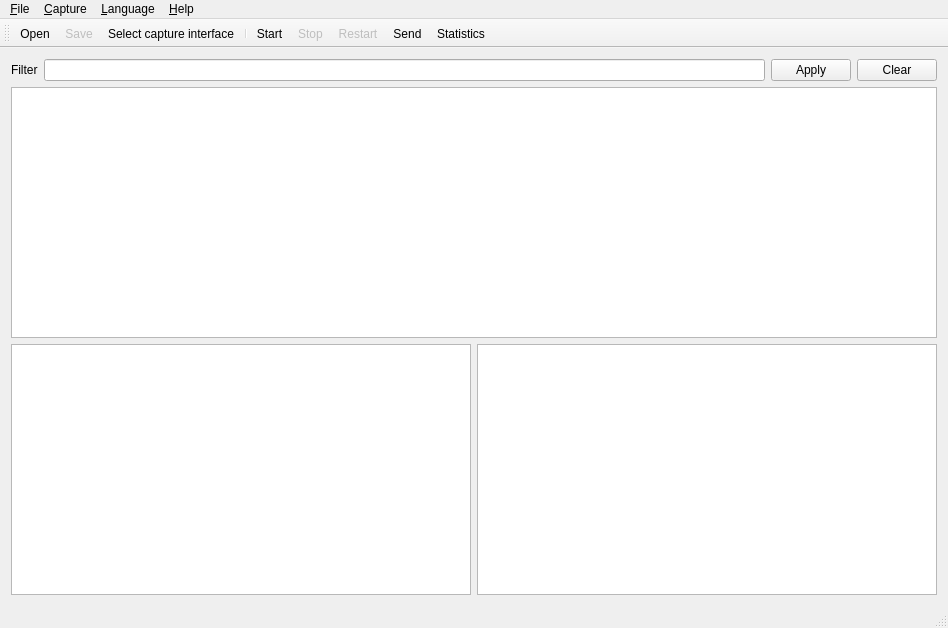
<?xml version="1.0" encoding="UTF-8"?>
<ui version="4.0">
 <class>GUI</class>
 <widget class="QMainWindow" name="GUI">
  <property name="geometry">
   <rect>
    <x>0</x>
    <y>0</y>
    <width>948</width>
    <height>628</height>
   </rect>
  </property>
  <property name="windowTitle">
   <string>Protocol Analyser</string>
  </property>
  <widget class="QWidget" name="centralWidget">
   <layout class="QVBoxLayout" name="verticalLayout">
    <item>
     <layout class="QHBoxLayout" name="FilterLayout">
      <item>
       <widget class="QLabel" name="labelFilter">
        <property name="text">
         <string>Filter</string>
        </property>
       </widget>
      </item>
      <item>
       <widget class="QLineEdit" name="inputFilter"/>
      </item>
      <item>
       <widget class="QPushButton" name="buttonApply">
        <property name="text">
         <string>Apply</string>
        </property>
       </widget>
      </item>
      <item>
       <widget class="QPushButton" name="buttonClear">
        <property name="text">
         <string>Clear</string>
        </property>
       </widget>
      </item>
     </layout>
    </item>
    <item>
     <widget class="QTableView" name="tableView">
      <property name="sortingEnabled">
       <bool>true</bool>
      </property>
      <attribute name="verticalHeaderVisible">
       <bool>false</bool>
      </attribute>
     </widget>
    </item>
    <item>
     <layout class="QHBoxLayout" name="horizontalLayout_2">
      <item>
       <widget class="QTreeWidget" name="treeWidget">
        <property name="headerHidden">
         <bool>true</bool>
        </property>
        <column>
         <property name="text">
          <string notr="true">1</string>
         </property>
        </column>
       </widget>
      </item>
      <item>
       <widget class="QListView" name="listView"/>
      </item>
     </layout>
    </item>
   </layout>
  </widget>
  <widget class="QMenuBar" name="menuBar">
   <property name="geometry">
    <rect>
     <x>0</x>
     <y>0</y>
     <width>948</width>
     <height>26</height>
    </rect>
   </property>
   <widget class="QMenu" name="menuFile">
    <property name="title">
     <string>&amp;File</string>
    </property>
    <addaction name="actionOpen"/>
    <addaction name="actionSave"/>
    <addaction name="actionQuit"/>
   </widget>
   <widget class="QMenu" name="menuCapture">
    <property name="title">
     <string>&amp;Capture</string>
    </property>
    <addaction name="actionStart"/>
    <addaction name="actionStop"/>
    <addaction name="actionRestart"/>
   </widget>
   <widget class="QMenu" name="menuHelp">
    <property name="title">
     <string>&amp;Help</string>
    </property>
    <addaction name="action_About"/>
   </widget>
   <widget class="QMenu" name="menuLanguage">
    <property name="title">
     <string>&amp;Language</string>
    </property>
    <addaction name="actionEnglish"/>
    <addaction name="actionChinese"/>
   </widget>
   <addaction name="menuFile"/>
   <addaction name="menuCapture"/>
   <addaction name="menuLanguage"/>
   <addaction name="menuHelp"/>
  </widget>
  <widget class="QToolBar" name="mainToolBar">
   <attribute name="toolBarArea">
    <enum>TopToolBarArea</enum>
   </attribute>
   <attribute name="toolBarBreak">
    <bool>false</bool>
   </attribute>
   <addaction name="actionOpen"/>
   <addaction name="actionSave"/>
   <addaction name="actionSelectInterface"/>
   <addaction name="separator"/>
   <addaction name="actionStart"/>
   <addaction name="actionStop"/>
   <addaction name="actionRestart"/>
   <addaction name="actionSend"/>
   <addaction name="actionStat"/>
  </widget>
  <widget class="QStatusBar" name="statusBar"/>
  <action name="actionStart">
   <property name="icon">
    <iconset resource="GUI.qrc">
     <normaloff>:/GUI/Resources/Start.png</normaloff>:/GUI/Resources/Start.png</iconset>
   </property>
   <property name="text">
    <string>&amp;Start</string>
   </property>
   <property name="toolTip">
    <string>Start capturing packets</string>
   </property>
   <property name="shortcut">
    <string>Ctrl+E</string>
   </property>
  </action>
  <action name="actionStop">
   <property name="enabled">
    <bool>false</bool>
   </property>
   <property name="icon">
    <iconset resource="GUI.qrc">
     <normaloff>:/GUI/Resources/Stop.png</normaloff>:/GUI/Resources/Stop.png</iconset>
   </property>
   <property name="text">
    <string>&amp;Stop</string>
   </property>
   <property name="toolTip">
    <string>Stop capturing packets</string>
   </property>
   <property name="shortcut">
    <string>Ctrl+E</string>
   </property>
  </action>
  <action name="actionRestart">
   <property name="enabled">
    <bool>false</bool>
   </property>
   <property name="icon">
    <iconset resource="GUI.qrc">
     <normaloff>:/GUI/Resources/restart.png</normaloff>:/GUI/Resources/restart.png</iconset>
   </property>
   <property name="text">
    <string>&amp;Restart</string>
   </property>
   <property name="toolTip">
    <string>Restart current capture</string>
   </property>
   <property name="shortcut">
    <string>Ctrl+R</string>
   </property>
  </action>
  <action name="actionSave">
   <property name="enabled">
    <bool>false</bool>
   </property>
   <property name="icon">
    <iconset resource="GUI.qrc">
     <normaloff>:/GUI/Resources/save.png</normaloff>:/GUI/Resources/save.png</iconset>
   </property>
   <property name="text">
    <string>Save</string>
   </property>
   <property name="toolTip">
    <string>Save this capture file</string>
   </property>
   <property name="shortcut">
    <string>Ctrl+S</string>
   </property>
  </action>
  <action name="actionOpen">
   <property name="icon">
    <iconset resource="GUI.qrc">
     <normaloff>:/GUI/Resources/open.png</normaloff>:/GUI/Resources/open.png</iconset>
   </property>
   <property name="text">
    <string>&amp;Open</string>
   </property>
   <property name="toolTip">
    <string>Open a capture file</string>
   </property>
   <property name="shortcut">
    <string>Ctrl+O</string>
   </property>
  </action>
  <action name="actionSend">
   <property name="icon">
    <iconset resource="GUI.qrc">
     <normaloff>:/GUI/Resources/send.png</normaloff>:/GUI/Resources/send.png</iconset>
   </property>
   <property name="text">
    <string>&amp;Send</string>
   </property>
   <property name="toolTip">
    <string>Send a packet</string>
   </property>
  </action>
  <action name="actionQuit">
   <property name="text">
    <string>&amp;Quit</string>
   </property>
   <property name="toolTip">
    <string>Quit the application</string>
   </property>
   <property name="shortcut">
    <string>Ctrl+Q</string>
   </property>
  </action>
  <action name="actionStat">
   <property name="icon">
    <iconset resource="GUI.qrc">
     <normaloff>:/GUI/Resources/stat.png</normaloff>:/GUI/Resources/stat.png</iconset>
   </property>
   <property name="text">
    <string>&amp;Statistics</string>
   </property>
  </action>
  <action name="actionSelectInterface">
   <property name="icon">
    <iconset resource="GUI.qrc">
     <normaloff>:/GUI/Resources/device.png</normaloff>:/GUI/Resources/device.png</iconset>
   </property>
   <property name="text">
    <string>Select capture interface</string>
   </property>
  </action>
  <action name="actionEnglish">
   <property name="text">
    <string>English</string>
   </property>
   <property name="toolTip">
    <string>change language to English</string>
   </property>
  </action>
  <action name="actionChinese">
   <property name="text">
    <string>中文</string>
   </property>
   <property name="toolTip">
    <string>change language to Chinese</string>
   </property>
  </action>
  <action name="action_About">
   <property name="text">
    <string>&amp;About</string>
   </property>
  </action>
 </widget>
 <layoutdefault spacing="6" margin="11"/>
 <tabstops>
  <tabstop>buttonApply</tabstop>
  <tabstop>inputFilter</tabstop>
  <tabstop>buttonClear</tabstop>
 </tabstops>
 <resources>
  <include location="GUI.qrc"/>
 </resources>
 <connections/>
</ui>
